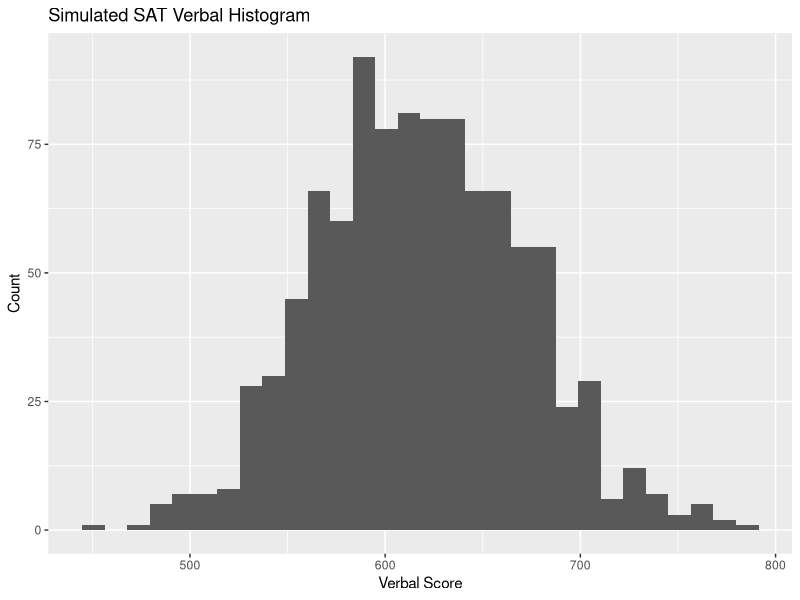
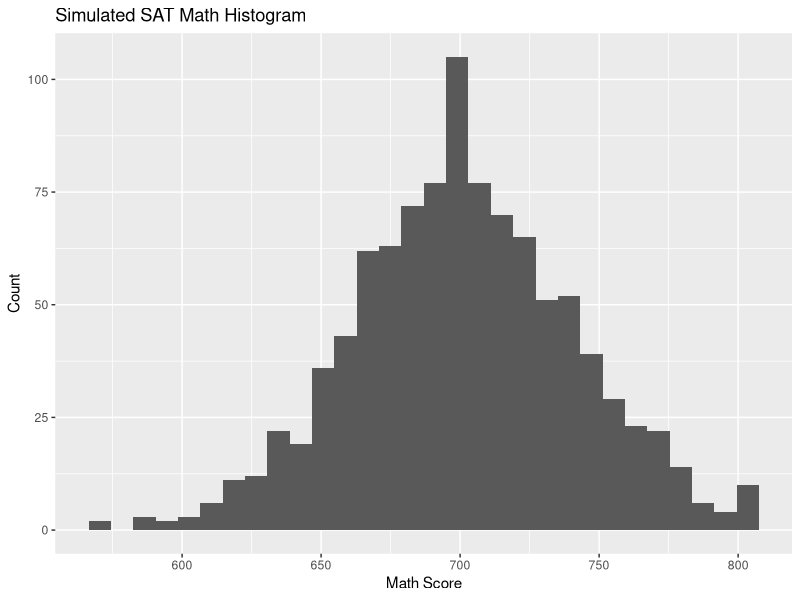
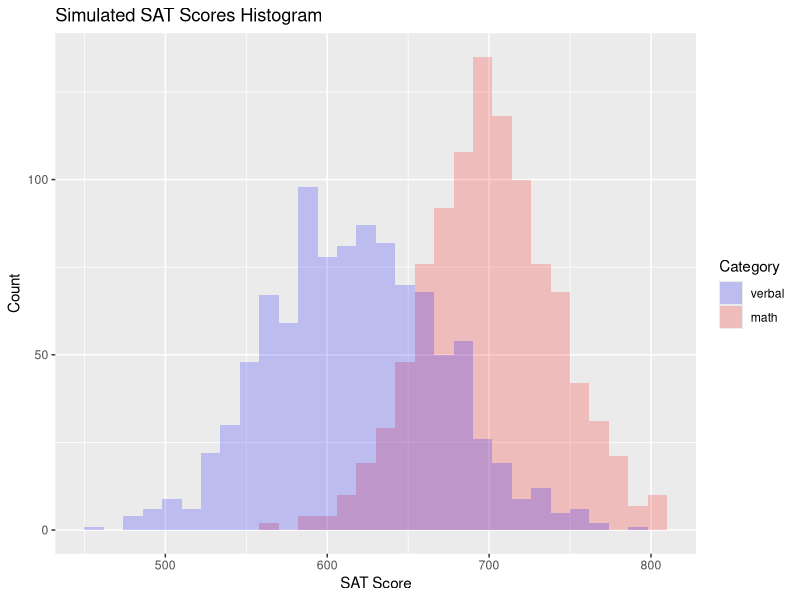
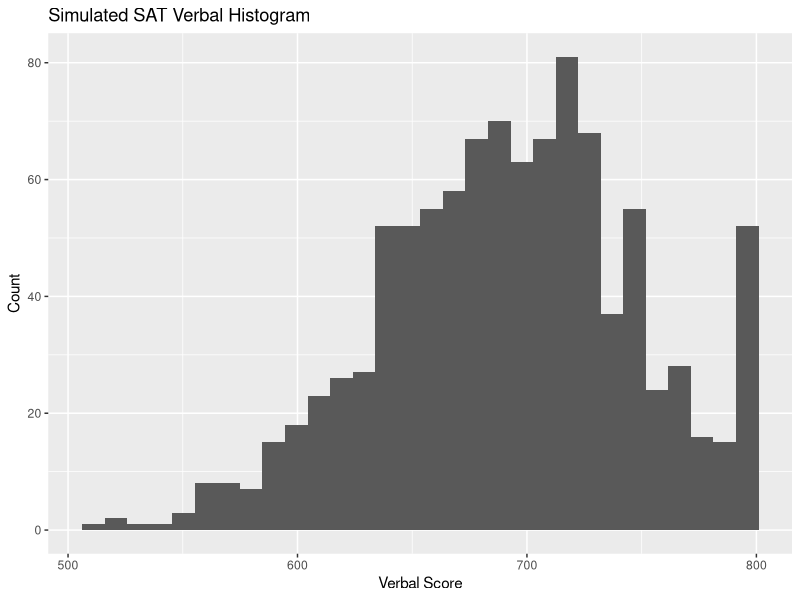
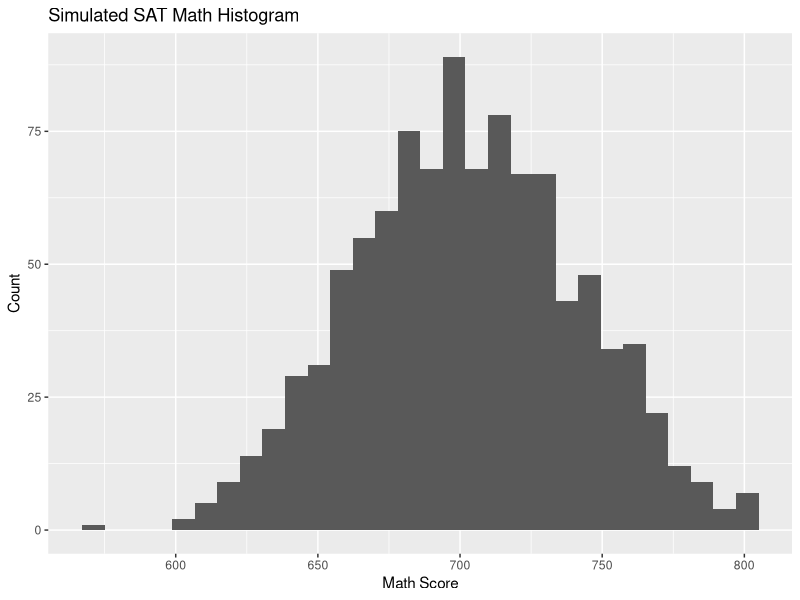
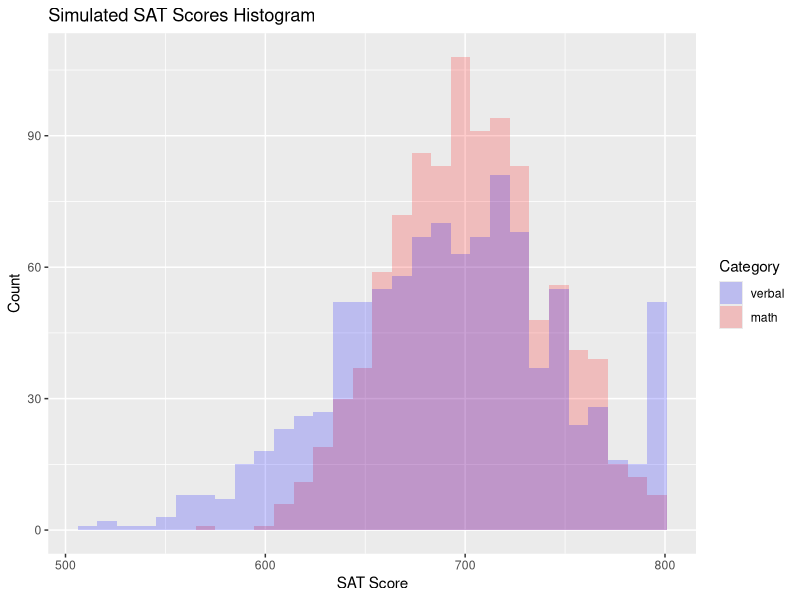
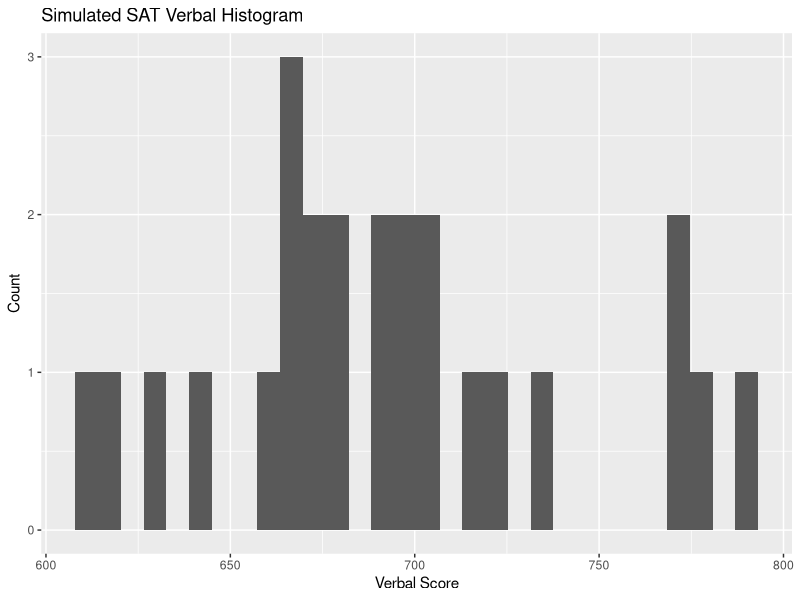
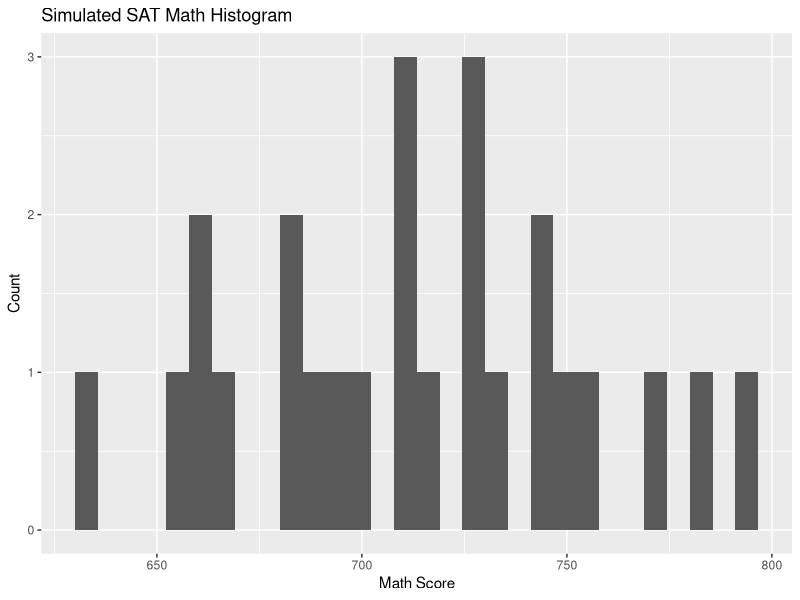

These figures' R source, in order:
## ---- chunk 1
knitr::opts_chunk$set(echo = TRUE)

library(tidyverse)
library(broom)
## ---- chunk 2
samp_size <- 1000

student_id <- seq(samp_size)
sat_verbal <- round(rnorm(n = samp_size, mean = 620, sd = 55), 0)
sat_math <- round(rnorm(n = samp_size, mean = 700, sd = 40), 0)

sat_verbal_capped <- modify(.x = sat_verbal, .f = ~ min(800, .x))
sat_math_capped <- modify(.x = sat_math, .f = ~min(800, .x))

sat_df <- tibble(id = student_id,
                 verbal = sat_verbal_capped,
                 math = sat_math_capped)

## ---- chunk 3

sat_df %>% ggplot(aes(x = verbal)) +
  geom_histogram() +
  labs(title = "Simulated SAT Verbal Histogram",
       x = "Verbal Score",
       y = "Count")
## ---- chunk 4


sat_df %>% ggplot(aes(x = math)) +
  geom_histogram() +
  labs(title = "Simulated SAT Math Histogram",
       x = "Math Score",
       y = "Count")

## ---- chunk 5
sat_df %>% ggplot() +
  geom_histogram(aes(x = math, fill = "red"), alpha = 0.2) +
  labs(title = "Simulated SAT Scores Histogram",
       x = "SAT Score",
       y = "Count") +
  geom_histogram(aes(x = verbal, fill = "blue"), alpha = 0.2) +
  scale_fill_manual(name = "Category", values = c("blue", "red"), labels = c("verbal", "math"))

## ---- chunk 6
sat_t_test <- t.test(sat_df$verbal, sat_df$math, paired = TRUE) # don't forget to add: paired = TRUE
# now look at the results
sat_t_test

## ---- chunk 7
samp_size <- 1000

student_id_2 <- seq(samp_size)
sat_verbal_2 <- round(rnorm(n = samp_size, mean = 690, sd = 55), 0)
sat_math_2 <- round(rnorm(n = samp_size, mean = 700, sd = 40), 0)

# let's cap the simulated scores at 800
sat_verbal_2_capped <- modify(.x = sat_verbal_2, .f = ~ min(800, .x))
sat_math_2_capped <- modify(.x = sat_math_2, .f = ~min(800, .x))


sat_df_2 <- tibble(id = student_id,
                 verbal = sat_verbal_2_capped,
                 math = sat_math_2_capped)

sat_df_2 %>% ggplot(aes(x = verbal)) +
  geom_histogram() +
  labs(title = "Simulated SAT Verbal Histogram",
       x = "Verbal Score",
       y = "Count")
## ---- chunk 8

sat_df_2 %>% ggplot(aes(x = math)) +
  geom_histogram() +
  labs(title = "Simulated SAT Math Histogram",
       x = "Math Score",
       y = "Count")

## ---- chunk 9
sat_df_2 %>% ggplot() +
  geom_histogram(aes(x = math, fill = "red"), alpha = 0.2) +
  labs(title = "Simulated SAT Scores Histogram",
       x = "SAT Score",
       y = "Count") +
  geom_histogram(aes(x = verbal, fill = "blue"), alpha = 0.2) +
  scale_fill_manual(name = "Category", values = c("blue", "red"), labels = c("verbal", "math"))

## ---- chunk 10
sat_t_test_2 <- t.test(sat_df_2$verbal, sat_df_2$math, paired = TRUE) # don't forget to add: paired = TRUE
# now look at the results
sat_t_test_2

## ---- chunk 11
samp_size <- 25

student_id_3 <- seq(samp_size)
sat_verbal_3 <- round(rnorm(n = samp_size, mean = 690, sd = 55), 0)
sat_math_3 <- round(rnorm(n = samp_size, mean = 700, sd = 40), 0)

# cap the scores at 800
sat_verbal_3_capped <- modify(.x = sat_verbal_3, .f = ~ min(800, .x))
sat_math_3_capped <- modify(.x = sat_math_3, .f = ~min(800, .x))



sat_df_3 <- tibble(id = student_id_3,
                 verbal = sat_verbal_3_capped,
                 math = sat_math_3_capped)

sat_df_3 %>% ggplot(aes(x = verbal)) +
  geom_histogram() +
  labs(title = "Simulated SAT Verbal Histogram",
       x = "Verbal Score",
       y = "Count")


sat_df_3 %>% ggplot(aes(x = math)) +
  geom_histogram() +
  labs(title = "Simulated SAT Math Histogram",
       x = "Math Score",
       y = "Count")


## ---- chunk 12
sat_df_3 %>% ggplot() +
  geom_histogram(aes(x = math, fill = "red"), alpha = 0.2) +
  labs(title = "Simulated SAT Scores Histogram",
       x = "SAT Score",
       y = "Count") +
  geom_histogram(aes(x = verbal, fill = "blue"), alpha = 0.2) +
  scale_fill_manual(name = "Category", values = c("blue", "red"), labels = c("verbal", "math"))

## ---- chunk 13
sat_t_test_3 <- t.test(sat_df_3$verbal, sat_df_3$math, paired = TRUE) # don't forget to add: paired = TRUE
# now look at the results
sat_t_test_3

## ---- chunk 14
samp_size <- 25

student_id_4 <- seq(samp_size)
sat_verbal_4 <- round(rnorm(n = samp_size, mean = 620, sd = 55), 0)
sat_math_4 <- round(rnorm(n = samp_size, mean = 700, sd = 40), 0)

#cap the scores at 800
sat_verbal_4_capped <- modify(.x = sat_verbal_4, .f = ~ min(800, .x))
sat_math_4_capped <- modify(.x = sat_math_4, .f = ~min(800, .x))


sat_df_4 <- tibble(id = student_id_4,
                   verbal = sat_verbal_4_capped,
                   math = sat_math_4_capped)

# visualize the distributions of scores
sat_df_4 %>% ggplot(aes(x = verbal)) +
  geom_histogram() +
  labs(title = "Simulated SAT Verbal Histogram",
       x = "Verbal Score",
       y = "Count")


sat_df_4 %>% ggplot(aes(x = math)) +
  geom_histogram() +
  labs(title = "Simulated SAT Math Histogram",
       x = "Math Score",
       y = "Count")

## ---- chunk 15
sat_df_4 %>% ggplot() +
  geom_histogram(aes(x = math, fill = "red"), alpha = 0.2) +
  labs(title = "Simulated SAT Scores Histogram",
       x = "SAT Score",
       y = "Count") +
  geom_histogram(aes(x = verbal, fill = "blue"), alpha = 0.2) +
  scale_fill_manual(name = "Category", values = c("blue", "red"), labels = c("verbal", "math"))

## ---- chunk 16
sat_t_test_4 <- t.test(sat_df_4$math, sat_df_4$verbal, paired = TRUE) # don't forget to add: paired = TRUE
# now look at the results
sat_t_test_4
